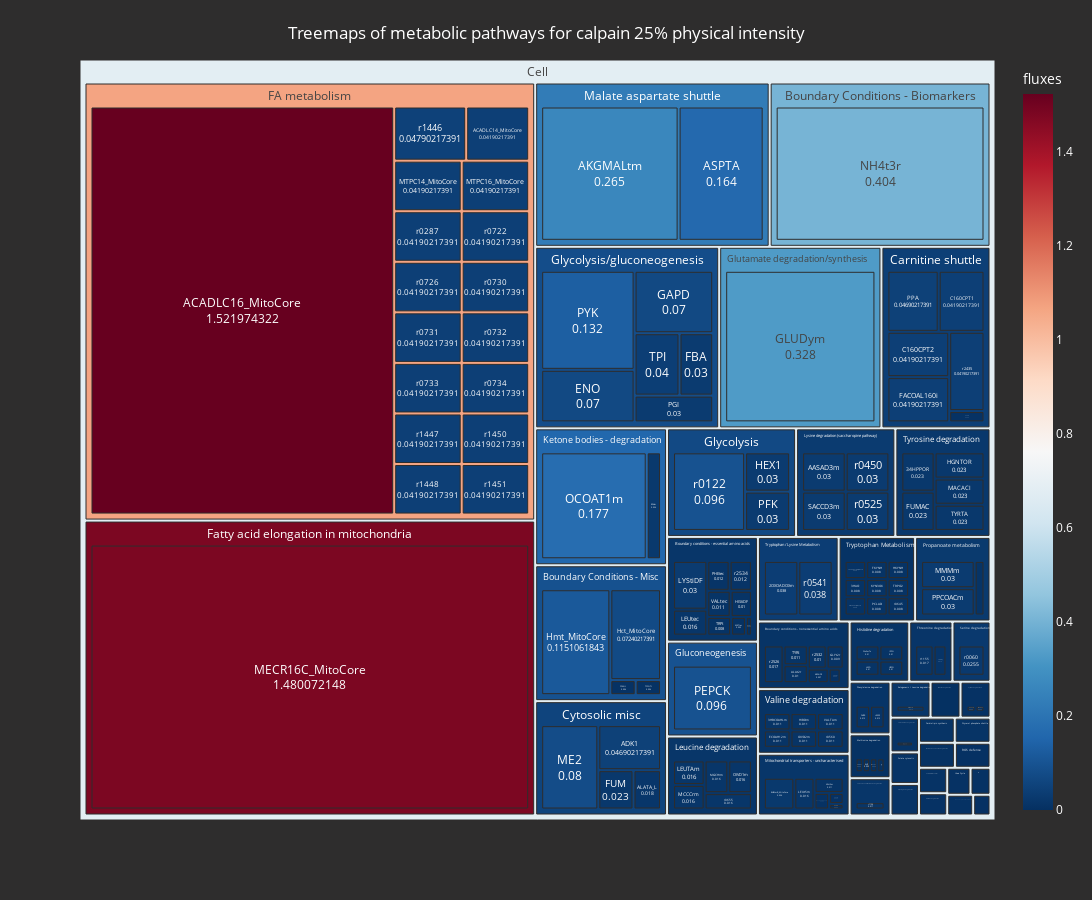
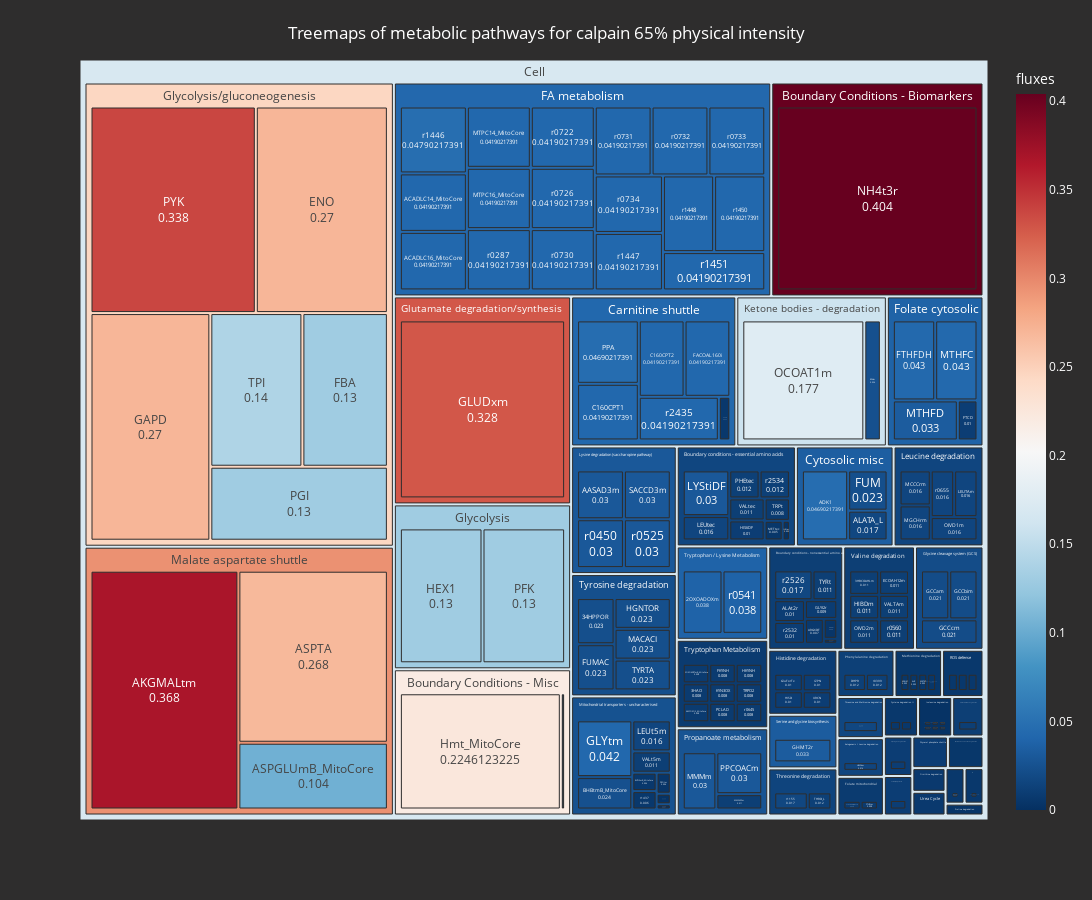
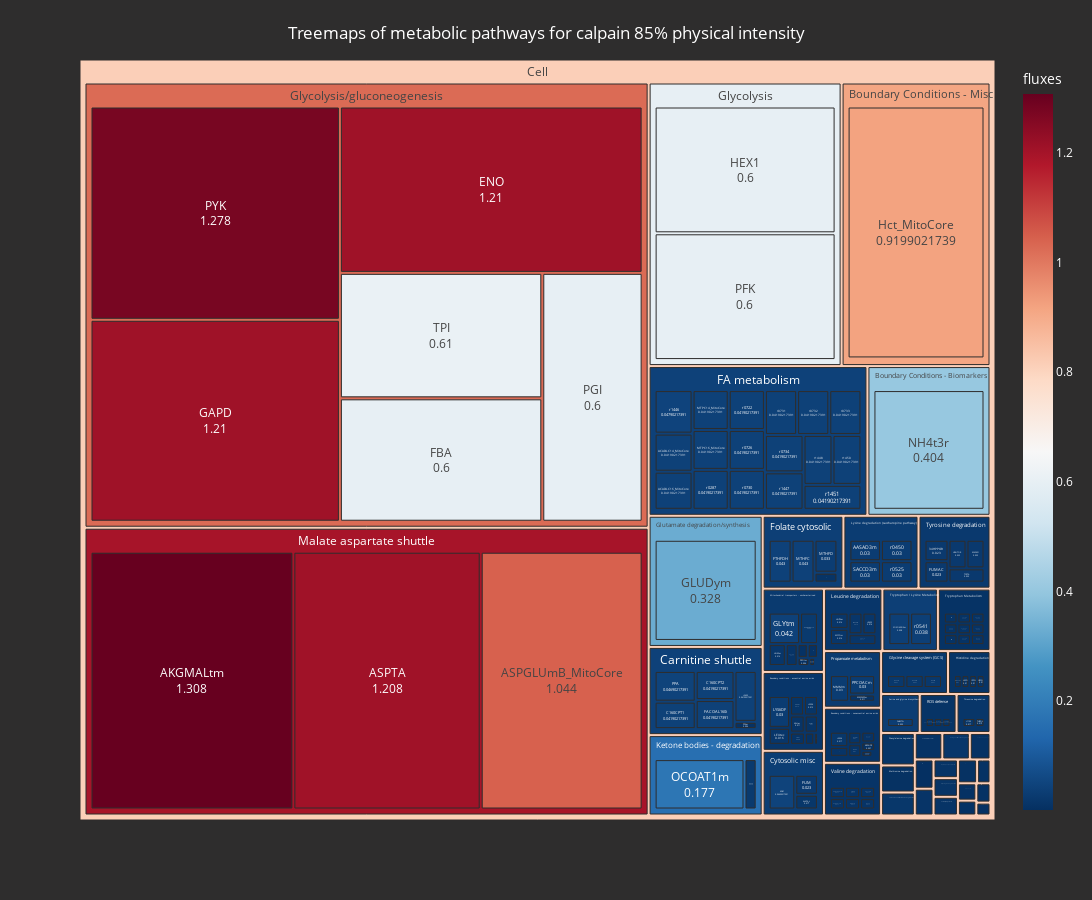

These figures' notebook cell, in order:
### Markdown cell above
### Building treemaps

### Code cell
display_treemap(dt25_calpain, 'calpain 25')
display_treemap(dt65_calpain, 'calpain 65')
display_treemap(dt85_calpain, 'calpain 85')

### Figure 1 — Plotly figure (JSON) as saved in the notebook; plotly's stock layout.template omitted (floating-point values rounded to 4 significant figures; data arrays with more than 128 entries replaced by an {"elided": "..."} marker saying what was removed)
{"data": [{"branchvalues": "total", "customdata": {"elided": "193x1 float values"}, "domain": {"x": [0, 1], "y": [0, 1]}, "hovertemplate": "Pathway or enzyme=%{label}<br>Flux=%{value}<br>Percentage=.%{percent entry}<extra></extra>", "ids": {"elided": "193 str values"}, "labels": {"elided": "193 str values"}, "marker": {"coloraxis": "coloraxis", "colors": {"elided": "193 float values"}}, "name": "", "parents": {"elided": "193 str values"}, "textinfo": "label+value", "textposition": "middle center", "type": "treemap", "values": {"elided": "193 float values"}}], "layout": {"coloraxis": {"colorbar": {"title": {"text": "fluxes"}}, "colorscale": [[0, "rgb(5,48,97)"], [0.1, "rgb(33,102,172)"], [0.2, "rgb(67,147,195)"], [0.3, "rgb(146,197,222)"], [0.4, "rgb(209,229,240)"], [0.5, "rgb(247,247,247)"], [0.6, "rgb(253,219,199)"], [0.7, "rgb(244,165,130)"], [0.8, "rgb(214,96,77)"], [0.9, "rgb(178,24,43)"], [1, "rgb(103,0,31)"]]}, "font": {"color": "white"}, "height": 900, "legend": {"tracegroupgap": 0}, "margin": {"t": 60}, "paper_bgcolor": "#2e2d2d", "plot_bgcolor": "rgba(0, 0, 0, 100)", "title": {"text": "Treemaps of metabolic pathways for calpain 25% physical intensity", "x": 0.5, "y": 0.97}, "width": 1400}}

### Figure 2 — Plotly figure (JSON) as saved in the notebook; plotly's stock layout.template omitted (floating-point values rounded to 4 significant figures; data arrays with more than 128 entries replaced by an {"elided": "..."} marker saying what was removed)
{"data": [{"branchvalues": "total", "customdata": {"elided": "196x1 float values"}, "domain": {"x": [0, 1], "y": [0, 1]}, "hovertemplate": "Pathway or enzyme=%{label}<br>Flux=%{value}<br>Percentage=.%{percent entry}<extra></extra>", "ids": {"elided": "196 str values"}, "labels": {"elided": "196 str values"}, "marker": {"coloraxis": "coloraxis", "colors": {"elided": "196 float values"}}, "name": "", "parents": {"elided": "196 str values"}, "textinfo": "label+value", "textposition": "middle center", "type": "treemap", "values": {"elided": "196 float values"}}], "layout": {"coloraxis": {"colorbar": {"title": {"text": "fluxes"}}, "colorscale": [[0, "rgb(5,48,97)"], [0.1, "rgb(33,102,172)"], [0.2, "rgb(67,147,195)"], [0.3, "rgb(146,197,222)"], [0.4, "rgb(209,229,240)"], [0.5, "rgb(247,247,247)"], [0.6, "rgb(253,219,199)"], [0.7, "rgb(244,165,130)"], [0.8, "rgb(214,96,77)"], [0.9, "rgb(178,24,43)"], [1, "rgb(103,0,31)"]]}, "font": {"color": "white"}, "height": 900, "legend": {"tracegroupgap": 0}, "margin": {"t": 60}, "paper_bgcolor": "#2e2d2d", "plot_bgcolor": "rgba(0, 0, 0, 100)", "title": {"text": "Treemaps of metabolic pathways for calpain 65% physical intensity", "x": 0.5, "y": 0.97}, "width": 1400}}

### Figure 3 — Plotly figure (JSON) as saved in the notebook; plotly's stock layout.template omitted (floating-point values rounded to 4 significant figures; data arrays with more than 128 entries replaced by an {"elided": "..."} marker saying what was removed)
{"data": [{"branchvalues": "total", "customdata": {"elided": "193x1 float values"}, "domain": {"x": [0, 1], "y": [0, 1]}, "hovertemplate": "Pathway or enzyme=%{label}<br>Flux=%{value}<br>Percentage=.%{percent entry}<extra></extra>", "ids": {"elided": "193 str values"}, "labels": {"elided": "193 str values"}, "marker": {"coloraxis": "coloraxis", "colors": {"elided": "193 float values"}}, "name": "", "parents": {"elided": "193 str values"}, "textinfo": "label+value", "textposition": "middle center", "type": "treemap", "values": {"elided": "193 float values"}}], "layout": {"coloraxis": {"colorbar": {"title": {"text": "fluxes"}}, "colorscale": [[0, "rgb(5,48,97)"], [0.1, "rgb(33,102,172)"], [0.2, "rgb(67,147,195)"], [0.3, "rgb(146,197,222)"], [0.4, "rgb(209,229,240)"], [0.5, "rgb(247,247,247)"], [0.6, "rgb(253,219,199)"], [0.7, "rgb(244,165,130)"], [0.8, "rgb(214,96,77)"], [0.9, "rgb(178,24,43)"], [1, "rgb(103,0,31)"]]}, "font": {"color": "white"}, "height": 900, "legend": {"tracegroupgap": 0}, "margin": {"t": 60}, "paper_bgcolor": "#2e2d2d", "plot_bgcolor": "rgba(0, 0, 0, 100)", "title": {"text": "Treemaps of metabolic pathways for calpain 85% physical intensity", "x": 0.5, "y": 0.97}, "width": 1400}}
